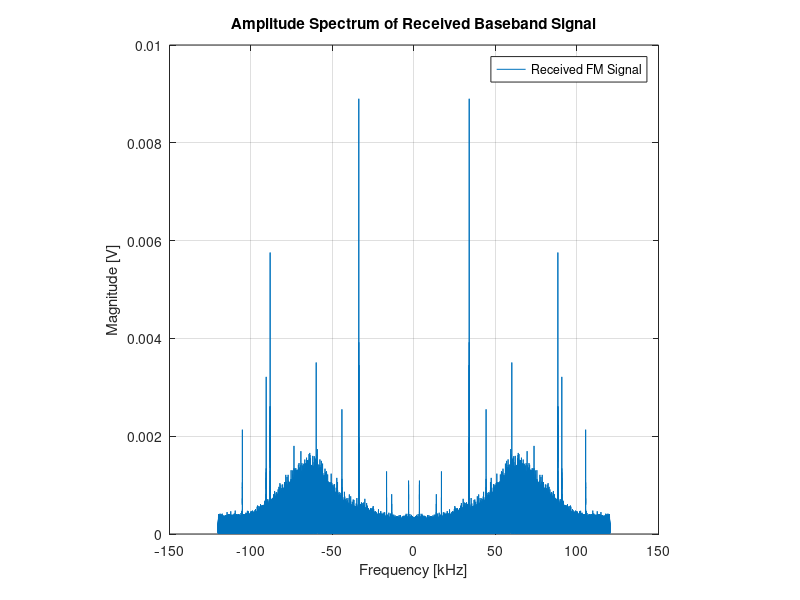
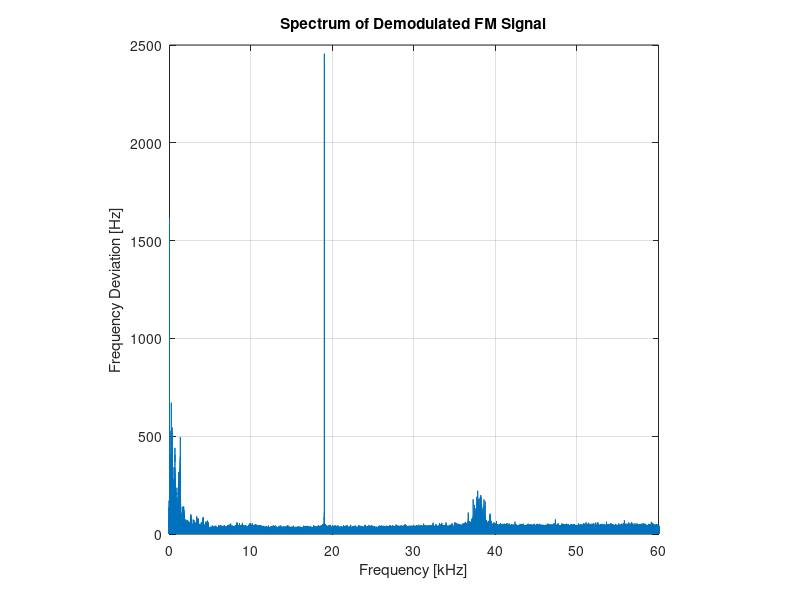

Source code (MATLAB) for these figures, in order: (Note: this script raises an error after producing the figures.)
clc; clear; close all;

%*************
% Step 0: Loading the doc
%*************

load('fm_signal.mat');

fs = 240000; % Sampling Frequency

%*************
% Step 1: Plotting Spectrum
%*************

y = band_pass_signal; % Sinyalim
N = length(y); % Sample sayım (data boyutum)
t = (0:N-1) / fs; % Time eksenim

% Freq Domainim

Y_fft = fft(y); %fft aldım
Y_shifted = fftshift(Y_fft); % frekasnı ortaladım
f = linspace(-fs/2, fs/2, N); % -120k ile 120k arası generate ettim
mag_Y = abs(Y_shifted)/N;

% Amplitude Spectrum Plotting
figure;
plot(f/1000, mag_Y);
title('Amplitude Spectrum of Received Baseband Signal');
xlabel('Frequency [kHz]');
ylabel('Magnitude [V]');
grid on; axis square;
legend('Received FM Signal');

%*************
% Step 2: FM Demodulation
%*************

z = hilbert(y); % Hilbert Transformu aldım
inst_phase = unwrap(angle(z)); % instantaneous phase = angle of z
% inst_freq = (1/2pi) * (d(Phase)/dt) : diff fonksiyonu ile yan yana iki eleman farkını aldım.
inst_freq_total = diff(inst_phase)*fs/(2*pi);

demodulated_signal = inst_freq_total - fc; % basebande döndük

% fft of demodulated_signal
N_demod = length(demodulated_signal);
Y_demod = fft(demodulated_signal);
Y_demod_shifted = fftshift(Y_demod);

% yeni freq eksenim
f_demod = linspace(-fs/2, fs/2, N_demod);
mag_demod = abs(Y_demod_shifted)/N_demod;
% plot demodulated signal

figure;
plot(f_demod/1000, mag_demod);
title('Spectrum of Demodulated FM Signal');
xlabel('Frequency [kHz]');
ylabel('Frequency Deviation [Hz]');
xlim([0,60]);
grid on; axis square;

xline(19, '--r', 'Pilot Tone (19k)'); % Pilot Tone çizgisi
text(2, max(mag_demod)*0.3, 'Mono Audio (L+R)', 'FontSize', 10, 'Color', 'blue');
text(38, max(mag_demod)*0.1, 'Mono Audio (L-R)', 'FontSize', 10, 'Color', 'blue');
legend('Demodulated Spectrum', 'Pilot Marker');

%*************
% Step 3-4: Mono Extraction via LPF
%*************

% Filter parameters
f_cutoff_lpf = 16000; % cutoff freq
nyquist = fs/2; % Nyquist freq = 120 kHz 
Wn = f_cutoff_lpf / nyquist; % normalize frekans 0-1 arasına
filter_order = 5; % 5th Ordr Filter

% Calculate Filter Coefficients
[b, a] = butter(filter_order, Wn, 'low');

% Apply the filter
mono_sig = filtfilt(b, a, demodulated_signal);

% Spectrum of filterlenmiş sinyal

Y_mono = fft(mono_sig);
Y_mono_shifted = fftshift(Y_mono);
mag_mono = abs(Y_mono_shifted)/N_demod;

figure;
plot(f_demod/1000, mag_mono);
title('Spectrum of Extracted Mono (L + R) Signal');
xlabel('Frequency [kHz]');
ylabel('Frequency Deviation [Hz]');
xlim([0, 30]);
grid on; axis square;

xline(16, '--g', 'Cut-off (16k)'); 
xline(19, ':r', 'Suppressed Pilot');
legend('Filtered Mono Signal', 'LPF Cut-off', 'Suppressed Pilot Location');


%*************
% Step 5: De_emphasis Block (Filter)
%*************

%design the filter
tau = 50e-6;
fc_deemp = 1 / (2*pi*tau); %cutoffu

Wn_deemp = fc_deemp / (fs/2); %Normalize frekans

[b_de, a_de] = butter(1, Wn_deemp); % 1. Derece Butterworth filtresi

y_deemphasis = filter(b_de, a_de, mono_sig); %filterla

Y_de = fft(y_deemphasis);
Y_de_shifted = fftshift(Y_de);
mag_deemp = abs(Y_de_shifted)/N_demod;

figure;
plot(f_demod/1000, mag_deemp);
title('Spectrum after De-emphasis');
xlabel('Frequency [kHz]');
ylabel('Frequency Deviation [Hz]');
xlim([0,15]);
grid on; axis square;

text(8, max(mag_deemp)*0.1, '\leftarrow High Freq Attenuation', 'FontSize', 8);
legend('De-emphasized Signal');

%*************
% Step 6: Downsampling ve WAV Kaydı
%*************

% 1. Downsampling (Decimation)
downsample_factor = 5;
y_downsampled = decimate(y_deemphasis, downsample_factor);

% yeni sampling frekansım:
fs_new = fs / downsample_factor;

N_new = length(y_downsampled);
f_new = linspace(-fs_new/2, fs_new/2, N_new);
Y_Downsampled = fftshift(fft(y_downsampled));
mag_new = abs(Y_Downsampled)/N_new;

figure;
plot(f_new/1000, mag_new);
title('Amplitude Spectrum of Final Audio Signal');
xlabel('Frequency [kHz]');
ylabel('Frequency Deviation [Hz]');
xlim([0 20]);
grid on; axis square;
legend('Final Audio (48 kHz)');

% Sesi Normalize Edip ve Kaydetme
y_downsampled_norm = 0.95 * (y_downsampled / max(abs(y_downsampled)));

% Dosyayı kaydet
audiowrite('recovered_audio.wav', y_downsampled_norm, fs_new);


sound(y_downsampled_norm, fs_new);
